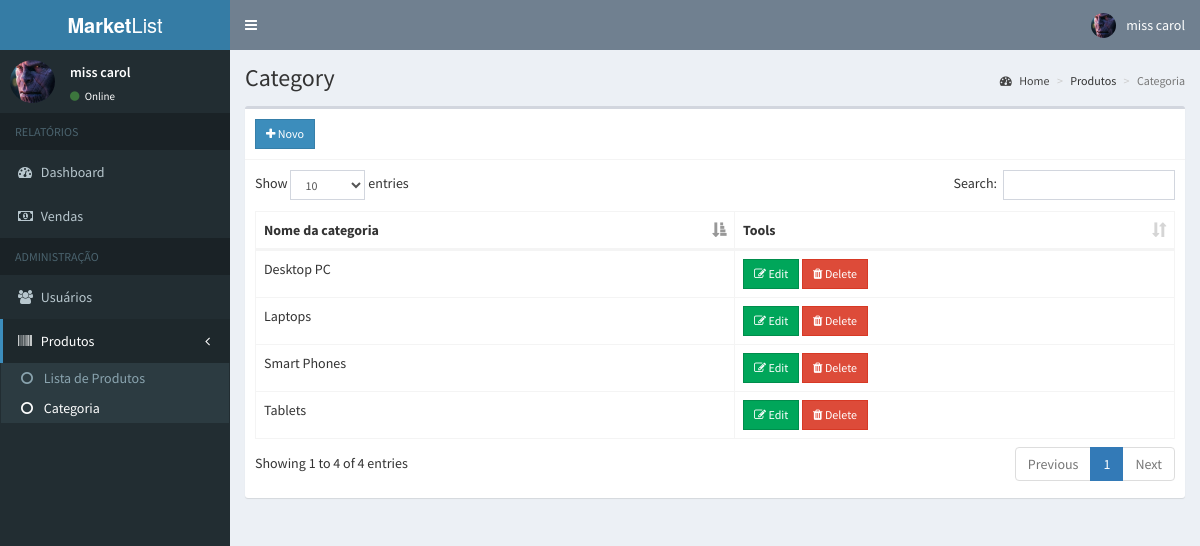
The app's page /admin/category.php (signed in) with its own data.
### tables this page shows
CREATE TABLE `users` (
  `id` int(11) NOT NULL,
  `email` varchar(200) NOT NULL,
  `password` varchar(60) NOT NULL,
  `type` int(1) NOT NULL,
  `firstname` varchar(50) NOT NULL,
  `lastname` varchar(50) NOT NULL,
  `address` text NOT NULL,
  `contact_info` varchar(100) NOT NULL,
  `photo` varchar(200) NOT NULL,
  `status` int(1) NOT NULL,
  `activate_code` varchar(15) NOT NULL,
  `reset_code` varchar(15) NOT NULL,
  `created_on` date NOT NULL
);

CREATE TABLE `category` (
  `id` int(11) NOT NULL,
  `name` varchar(100) NOT NULL,
  `cat_slug` varchar(150) NOT NULL
);

### admin/includes/session.php (called while the page is built, shortened)
<?php
	include '../includes/conn.php';
	$conn = $pdo->open();
	$stmt = $conn->prepare("SELECT * FROM users WHERE id=:id");
	$stmt->execute(['id'=>$_SESSION['admin']]);
	$admin = $stmt->fetch();
?>

### admin/category.php (the view, shortened to what this page needs)
<?php include 'includes/session.php'; ?>
<?php include 'includes/header.php'; ?>
<body class="hold-transition skin-blue sidebar-mini">
<div class="wrapper">
  <?php include 'includes/navbar.php'; ?>
  <?php include 'includes/menubar.php'; ?>
  <div class="content-wrapper">
    <section class="content-header">
      <h1>
        Category
      </h1>
      <ol class="breadcrumb">
        <li><a href="#"><i class="fa fa-dashboard"></i> Home</a></li>
        <li>Produtos</li>
        <li class="active">Categoria</li>
      </ol>
    </section>
    <section class="content">
      <div class="row">
        <div class="col-xs-12">
          <div class="box">
            <div class="box-header with-border">
              <a href="#addnew" data-toggle="modal" class="btn btn-primary btn-sm btn-flat"><i class="fa fa-plus"></i> Novo</a>
            </div>
            <div class="box-body">
              <table id="example1" class="table table-bordered">
                <thead>
                  <th>Nome da categoria</th>
                  <th>Tools</th>
                </thead>
                <tbody>
                  <?php
                    $conn = $pdo->open();
                    try{
                      $stmt = $conn->prepare("SELECT * FROM category");
                      $stmt->execute();
                      foreach($stmt as $row){
                        echo "
                          <tr>
                            <td>".$row['name']."</td>
                            <td>
                              <button class='btn btn-success btn-sm edit btn-flat' data-id='".$row['id']."'><i class='fa fa-edit'></i> Edit</button>
                              <button class='btn btn-danger btn-sm delete btn-flat' data-id='".$row['id']."'><i class='fa fa-trash'></i> Delete</button>
                            </td>
                          </tr>
                        ";
                      }
                    }
                    catch(PDOException $e){
                      echo $e->getMessage();
                    }
                  ?>
                </tbody>
              </table>
            </div>
          </div>
        </div>
      </div>
    </section>
  </div>
</div>
</body>
</html>

### admin/includes/navbar.php (shortened to what this page needs)
<header class="main-header">
  <a href="#" class="logo">
    <span class="logo-lg"><b>Market</b>List</span>
  </a>
  <nav class="navbar navbar-static-top">
    <a href="#" class="sidebar-toggle" data-toggle="push-menu" role="button">
    </a>
    <div class="navbar-custom-menu">
      <ul class="nav navbar-nav">
        <li class="dropdown user user-menu">
          <a href="#" class="dropdown-toggle" data-toggle="dropdown">
            <img src="<?php echo (!empty($admin['photo'])) ? '../images/'.$admin['photo'] : '../images/profile.jpg'; ?>" class="user-image" alt="User Image">
            <span class="hidden-xs"><?php echo $admin['firstname'].' '.$admin['lastname']; ?></span>
          </a>
        </li>
      </ul>
    </div>
  </nav>
</header>

### admin/includes/menubar.php
<aside class="main-sidebar">
  <section class="sidebar">
    <div class="user-panel">
      <div class="pull-left image">
        <img src="<?php echo (!empty($admin['photo'])) ? '../images/'.$admin['photo'] : '../images/profile.jpg'; ?>" class="img-circle" alt="User Image">
      </div>
      <div class="pull-left info">
        <p><?php echo $admin['firstname'].' '.$admin['lastname']; ?></p>
        <a><i class="fa fa-circle text-success"></i> Online</a>
      </div>
    </div>
    <ul class="sidebar-menu" data-widget="tree">
      <li class="header">RELATÓRIOS</li>
      <li><a href="home.php"><i class="fa fa-dashboard"></i> <span>Dashboard</span></a></li>
      <li><a href="sales.php"><i class="fa fa-money"></i> <span>Vendas</span></a></li>
      <li class="header">ADMINISTRAÇÃO</li>
      <li><a href="users.php"><i class="fa fa-users"></i> <span>Usuários</span></a></li>
      <li class="treeview">
        <a href="#">
          <i class="fa fa-barcode"></i>
          <span>Produtos</span>
          <span class="pull-right-container">
            <i class="fa fa-angle-left pull-right"></i>
          </span>
        </a>
        <ul class="treeview-menu">
          <li><a href="products.php"><i class="fa fa-circle-o"></i> Lista de Produtos</a></li>
          <li><a href="category.php"><i class="fa fa-circle-o"></i> Categoria</a></li>
        </ul>
      </li>
    </ul>
  </section>
</aside>

### records on screen
users: photo (picture), firstname "miss", lastname "carol"
category: name "Laptops"
category: name "Desktop PC"
category: name "Tablets"
category: name "Smart Phones"
